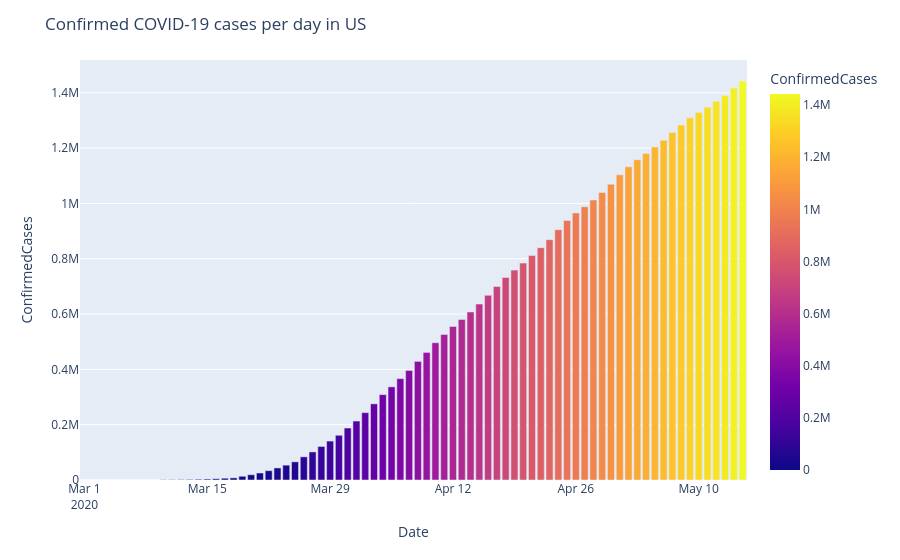

The notebook cell this image was saved under:
### Code cell
df_by_date = pd.DataFrame(train.fillna('NA').groupby(['Country_Region','Date'])['ConfirmedCases'].sum().sort_values().reset_index())

fig = px.bar(df_by_date.loc[(df_by_date['Country_Region'] == 'US') &(df_by_date.Date >= '2020-03-01')].sort_values('ConfirmedCases',ascending = False), 
             x='Date', y='ConfirmedCases', color="ConfirmedCases")
fig.update_layout(title_text='Confirmed COVID-19 cases per day in US')
fig.show()
